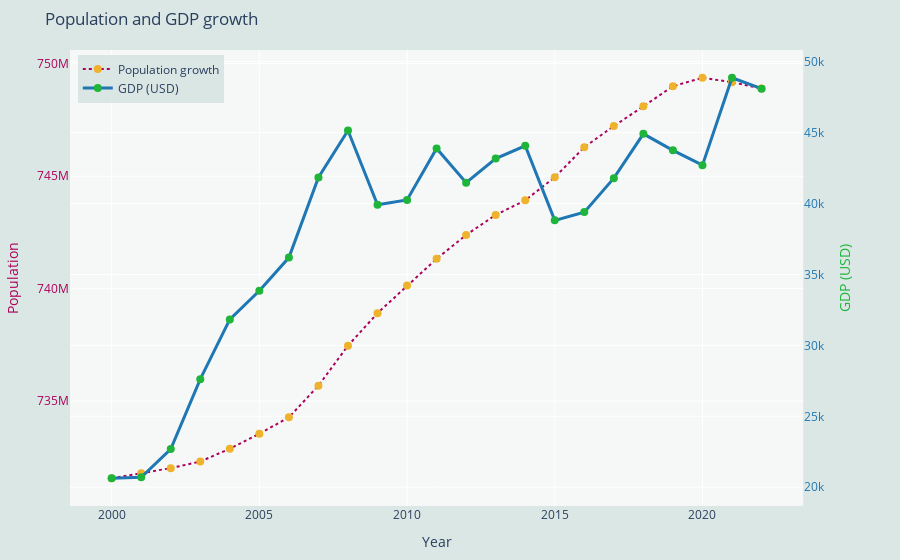

Notebook code for this chart:
### Code cell
# Crear subplots con 2 ejes y misma escala en el eje x
fig = make_subplots(specs=[[{"secondary_y": True}]])
 
# Agregar trazos para población
fig.add_trace(go.Scatter(
    x=growht_population['Year'],
    y=growht_population['Population'],
    mode='lines+markers',
    line=dict(color='#ad005b', width=2, dash='dot'),
    marker=dict(color='#efb22d', size=8),
    name='Population growth',
), secondary_y=False)

# Agregar trazos para PIB
fig.add_trace(go.Scatter(
    x=growht_pib['Year'], y=growht_pib['PIB_abs'],
    name='GDP (USD)',
    mode='lines+markers',
    line=dict(color='#1f77b4', width=3, dash='solid'),
    marker=dict(color='#1eb53a', size=8)),
    secondary_y=True)


# Configurar el fondo
fig.update_layout(
    paper_bgcolor='rgba(215,229,226,0.9)',  # color del fondo
    plot_bgcolor='rgba(255,255,255,0.7)',   # color de la gráfica
)

# Personalizar el layout
fig.update_layout(title='Population and GDP growth',
                  xaxis_title='Year',
                  yaxis_title='Population',
                  yaxis2_title='GDP (USD)',
                  yaxis=dict(title='Population', titlefont=dict(color='#ad005b'), tickfont=dict(color='#ad005b')),
                  yaxis2=dict(title='GDP (USD)', titlefont=dict(color='#1eb53a'), tickfont=dict(color='#1f77b4')),
                  legend=dict(yanchor="top", y=0.99, xanchor="left", x=0.01),
                  margin=dict(l=50, r=50, t=50, b=50))

# Mostrar la figura
fig.show()

### Figure 1 — Plotly figure (JSON) as saved in the notebook; plotly's stock layout.template omitted (floating-point values rounded to 4 significant figures)
{"data": [{"line": {"color": "#ad005b", "dash": "dot", "width": 2}, "marker": {"color": "#efb22d", "size": 8}, "mode": "lines+markers", "name": "Population growth", "type": "scatter", "x": [2000, 2001, 2002, 2003, 2004, 2005, 2006, 2007, 2008, 2009, 2010, 2011, 2012, 2013, 2014, 2015, 2016, 2017, 2018, 2019, 2020, 2021, 2022], "xaxis": "x", "y": [731570664, 731785413, 732018520, 732310982, 732882265, 733547837, 734276165, 735686579, 737465217, 738909944, 740141264, 741328701, 742386992, 743279572, 743926169, 744955686, 746287105, 747231880, 748106447, 749002591, 749376163, 749182056, 748899859], "yaxis": "y"}, {"line": {"color": "#1f77b4", "dash": "solid", "width": 3}, "marker": {"color": "#1eb53a", "size": 8}, "mode": "lines+markers", "name": "GDP (USD)", "type": "scatter", "x": [2000, 2001, 2002, 2003, 2004, 2005, 2006, 2007, 2008, 2009, 2010, 2011, 2012, 2013, 2014, 2015, 2016, 2017, 2018, 2019, 2020, 2021, 2022], "xaxis": "x", "y": [20640.0, 20700.0, 22690.0, 27620.0, 31830.0, 33850.0, 36190.0, 41840.0, 45150.0, 39910.0, 40250.0, 43880.0, 41470.0, 43170.0, 44070.0, 38820.0, 39390.0, 41790.0, 44910.0, 43750.0, 42710.0, 48860.0, 48100.0], "yaxis": "y2"}], "layout": {"legend": {"x": 0.01, "xanchor": "left", "y": 0.99, "yanchor": "top"}, "margin": {"b": 50, "l": 50, "r": 50, "t": 50}, "paper_bgcolor": "rgba(215,229,226,0.9)", "plot_bgcolor": "rgba(255,255,255,0.7)", "title": {"text": "Population and GDP growth"}, "xaxis": {"anchor": "y", "domain": [0, 0.94], "title": {"text": "Year"}}, "yaxis": {"anchor": "x", "domain": [0, 1], "tickfont": {"color": "#ad005b"}, "title": {"font": {"color": "#ad005b"}, "text": "Population"}}, "yaxis2": {"anchor": "x", "overlaying": "y", "side": "right", "tickfont": {"color": "#1f77b4"}, "title": {"font": {"color": "#1eb53a"}, "text": "GDP (USD)"}}}}
